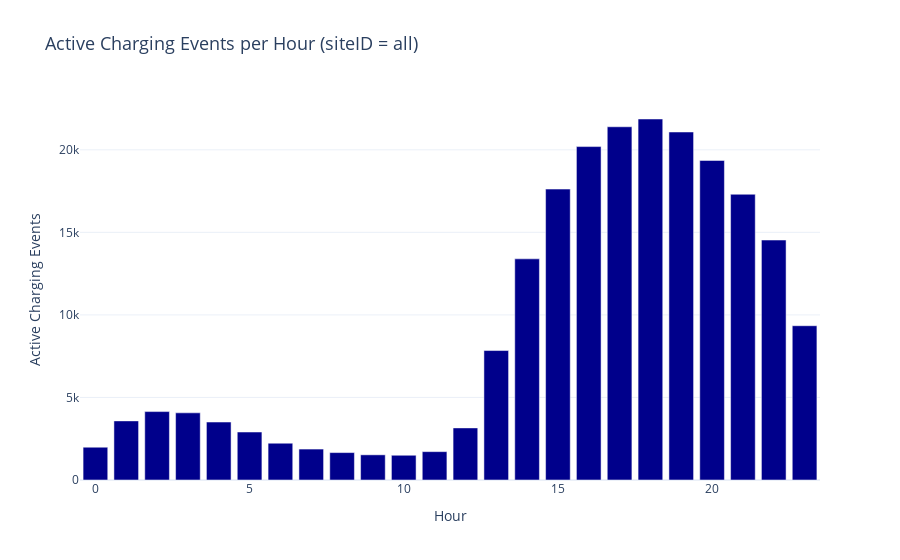
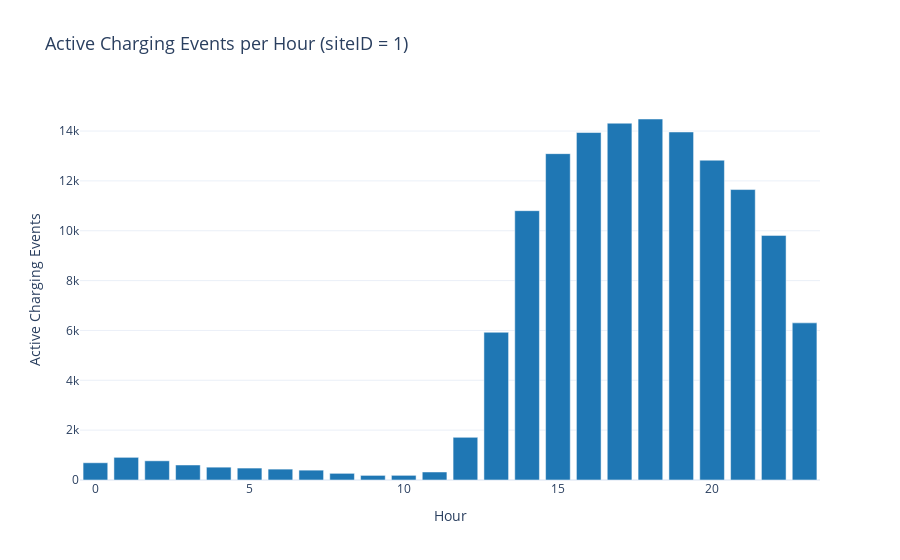
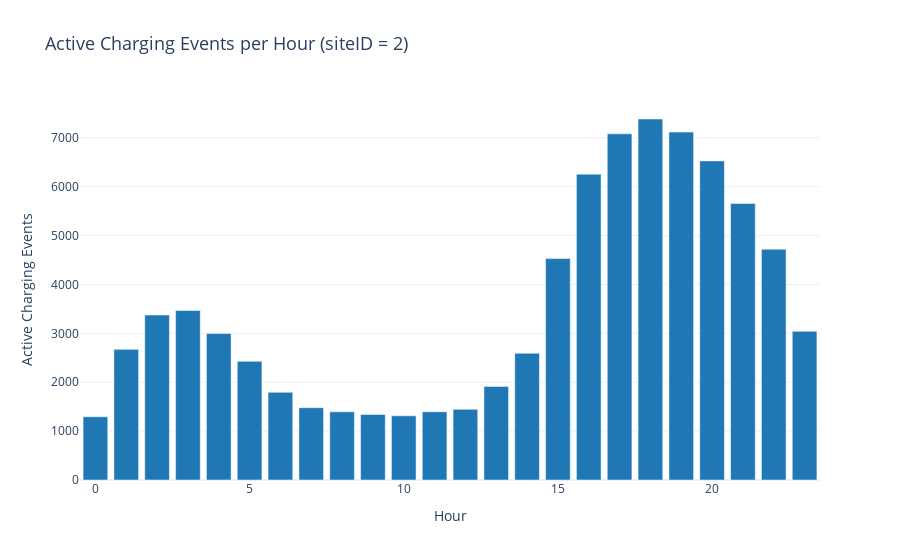

The cell these charts' notebook holds for them, in order:
### Markdown cell above
## More Visualizations
In order to attain a broader picture of the hourly development, also the active charging events per hour are visualized

### Code cell
import pandas as pd
import plotly.express as px

# Convert datetime columns
charging_set['connectionTime'] = pd.to_datetime(charging_set['connectionTime'])
charging_set['disconnectTime'] = pd.to_datetime(charging_set['disconnectTime'])

# Function to calculate active events per hour
def calculate_hourly_activity(data, site_id=None):
    if site_id is not None:
        data = data[data['siteID'] == site_id]
    return pd.DataFrame([
        {'hour': hour, 'count': len(data[
            (data['connectionTime'].dt.hour <= hour) & 
            (data['disconnectTime'].dt.hour >= hour)
        ])} for hour in range(24)
    ])

# Plot function
def plot_activity(activity_df, title, color='#00008B'):
    fig = px.bar(
        activity_df, x='hour', y='count', title=title, 
        labels={'hour': 'Hour', 'count': 'Active Charging Events'}
    )
    fig.update_traces(marker_color=color)
    fig.update_layout(title_font_size=18, legend_title_text="Legend", template="plotly_white")
    fig.show()

# Overall activity
hourly_activity = calculate_hourly_activity(charging_set)
plot_activity(hourly_activity, 'Active Charging Events per Hour (siteID = all)')

# Activity per site
for site_id in [1, 2]:
    site_activity = calculate_hourly_activity(charging_set, site_id)
    plot_activity(site_activity, f'Active Charging Events per Hour (siteID = {site_id})', color='#1f77b4')

### Figure 1 — Plotly figure (JSON) as saved in the notebook; plotly's stock layout.template omitted (floating-point values rounded to 4 significant figures)
{"data": [{"alignmentgroup": "True", "hovertemplate": "Hour=%{x}<br>Active Charging Events=%{y}<extra></extra>", "legendgroup": "", "marker": {"color": "#00008B", "pattern": {"shape": ""}}, "name": "", "offsetgroup": "", "orientation": "v", "showlegend": false, "textposition": "auto", "type": "bar", "x": [0, 1, 2, 3, 4, 5, 6, 7, 8, 9, 10, 11, 12, 13, 14, 15, 16, 17, 18, 19, 20, 21, 22, 23], "xaxis": "x", "y": [1985, 3581, 4144, 4069, 3511, 2906, 2230, 1874, 1661, 1525, 1499, 1718, 3156, 7842, 13396, 17622, 20196, 21396, 21867, 21080, 19357, 17309, 14535, 9345], "yaxis": "y"}], "layout": {"barmode": "relative", "legend": {"title": {"text": "Legend"}, "tracegroupgap": 0}, "title": {"font": {"size": 18}, "text": "Active Charging Events per Hour (siteID = all)"}, "xaxis": {"anchor": "y", "domain": [0, 1], "title": {"text": "Hour"}}, "yaxis": {"anchor": "x", "domain": [0, 1], "title": {"text": "Active Charging Events"}}}}

### Figure 2 — Plotly figure (JSON) as saved in the notebook; plotly's stock layout.template omitted (floating-point values rounded to 4 significant figures)
{"data": [{"alignmentgroup": "True", "hovertemplate": "Hour=%{x}<br>Active Charging Events=%{y}<extra></extra>", "legendgroup": "", "marker": {"color": "#1f77b4", "pattern": {"shape": ""}}, "name": "", "offsetgroup": "", "orientation": "v", "showlegend": false, "textposition": "auto", "type": "bar", "x": [0, 1, 2, 3, 4, 5, 6, 7, 8, 9, 10, 11, 12, 13, 14, 15, 16, 17, 18, 19, 20, 21, 22, 23], "xaxis": "x", "y": [692, 909, 770, 603, 515, 479, 437, 395, 267, 185, 187, 322, 1711, 5927, 10805, 13093, 13940, 14315, 14483, 13963, 12830, 11652, 9814, 6304], "yaxis": "y"}], "layout": {"barmode": "relative", "legend": {"title": {"text": "Legend"}, "tracegroupgap": 0}, "title": {"font": {"size": 18}, "text": "Active Charging Events per Hour (siteID = 1)"}, "xaxis": {"anchor": "y", "domain": [0, 1], "title": {"text": "Hour"}}, "yaxis": {"anchor": "x", "domain": [0, 1], "title": {"text": "Active Charging Events"}}}}

### Figure 3 — Plotly figure (JSON) as saved in the notebook; plotly's stock layout.template omitted (floating-point values rounded to 4 significant figures)
{"data": [{"alignmentgroup": "True", "hovertemplate": "Hour=%{x}<br>Active Charging Events=%{y}<extra></extra>", "legendgroup": "", "marker": {"color": "#1f77b4", "pattern": {"shape": ""}}, "name": "", "offsetgroup": "", "orientation": "v", "showlegend": false, "textposition": "auto", "type": "bar", "x": [0, 1, 2, 3, 4, 5, 6, 7, 8, 9, 10, 11, 12, 13, 14, 15, 16, 17, 18, 19, 20, 21, 22, 23], "xaxis": "x", "y": [1293, 2672, 3374, 3466, 2996, 2427, 1793, 1479, 1394, 1340, 1312, 1396, 1445, 1915, 2591, 4529, 6256, 7081, 7384, 7117, 6527, 5657, 4721, 3041], "yaxis": "y"}], "layout": {"barmode": "relative", "legend": {"title": {"text": "Legend"}, "tracegroupgap": 0}, "title": {"font": {"size": 18}, "text": "Active Charging Events per Hour (siteID = 2)"}, "xaxis": {"anchor": "y", "domain": [0, 1], "title": {"text": "Hour"}}, "yaxis": {"anchor": "x", "domain": [0, 1], "title": {"text": "Active Charging Events"}}}}
